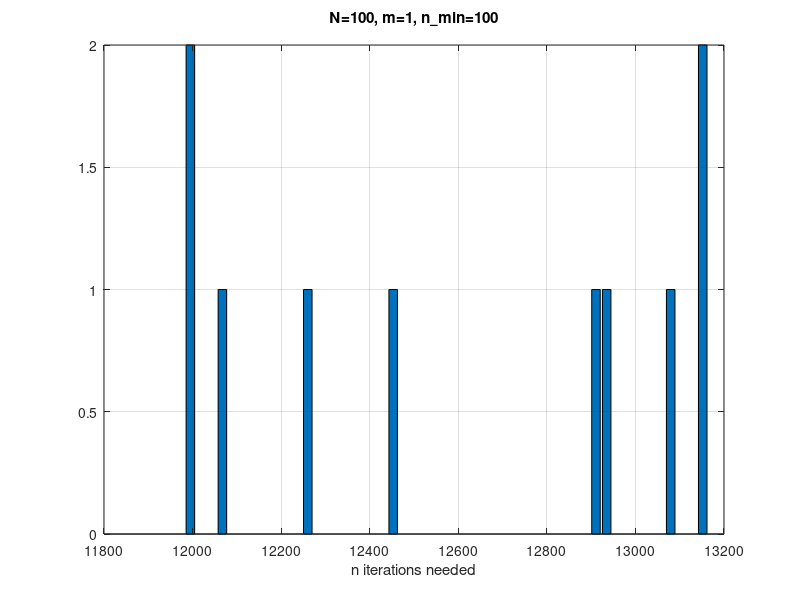
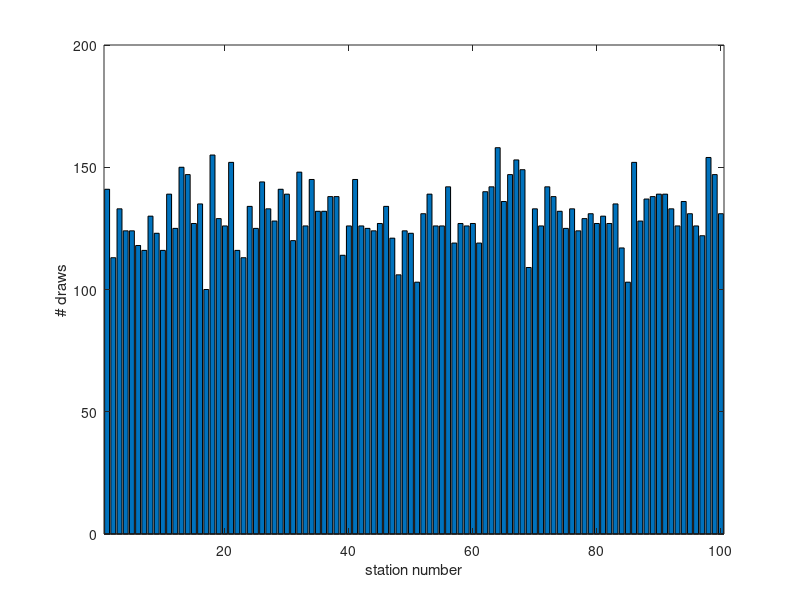

The MATLAB script that drew these images, in order:
% Monte Carlo
%
% Bino Maiheu


clear all;
close all;


%% Configuration
N     = 100; % number of elements in array
m     = 1;  % draw m elements at the same time
n_min = 100;  % untill each element is drawn n_min times...

% setup Monte Carlo to determine pdf of number of iterations (draws)...
nMC = 10;
iterations = zeros(nMC,1);


%% Here we go
vals = 1:N;
vals = vals(:);

for k=1:nMC;

    if ~mod(k,1000) 
        fprintf( 'MC iter: %d\n', k );
    end
    
    n_valids = zeros(N,1);
    validation_iter     = 1;
    validation_finished = false;
    while ~validation_finished
        % perform random permutation of the indices of available stations
        randIdx = randperm(N);
        st_idx  = randIdx(1:m);
    
        n_valids( st_idx ) = n_valids( st_idx ) + 1;
        if ~any( n_valids < n_min )
            validation_finished = true;
        end
        
        validation_iter = validation_iter + 1;
    end
   
    iterations(k) = validation_iter;        
end


fprintf( 'expectation value = %f (theory for 1 draw: %f)\n', mean( iterations ), N.*sum(1./(1:N)) );
fprintf( 'rel spread        = %f\n', (max(iterations)-min(iterations))/mean(iterations) );


%%
figure( 'Position', [ 100 100 800 300 ] );
%subplot( 2, 1, 1 );
[ n, x ] = hist( iterations, 49);
bar( x, n );
xlabel( 'n iterations needed' );
title( sprintf( 'N=%d, m=%d, n\\_min=%d\n', N, m, n_min ) );
grid on;

%% NOTE THIS IS ONLY THE LAST ITERATION...
%subplot( 2, 1, 2 );
figure( 'Position', [ 100 100 800 300 ]  );
bar(n_valids);
xlim( [ 0.5 N+0.5 ] );
xlabel( 'station number' );
ylabel( '# draws' );

fprintf( 'mean n_valids : %f, std  : %f\n', mean(n_valids), std(n_valids) );

